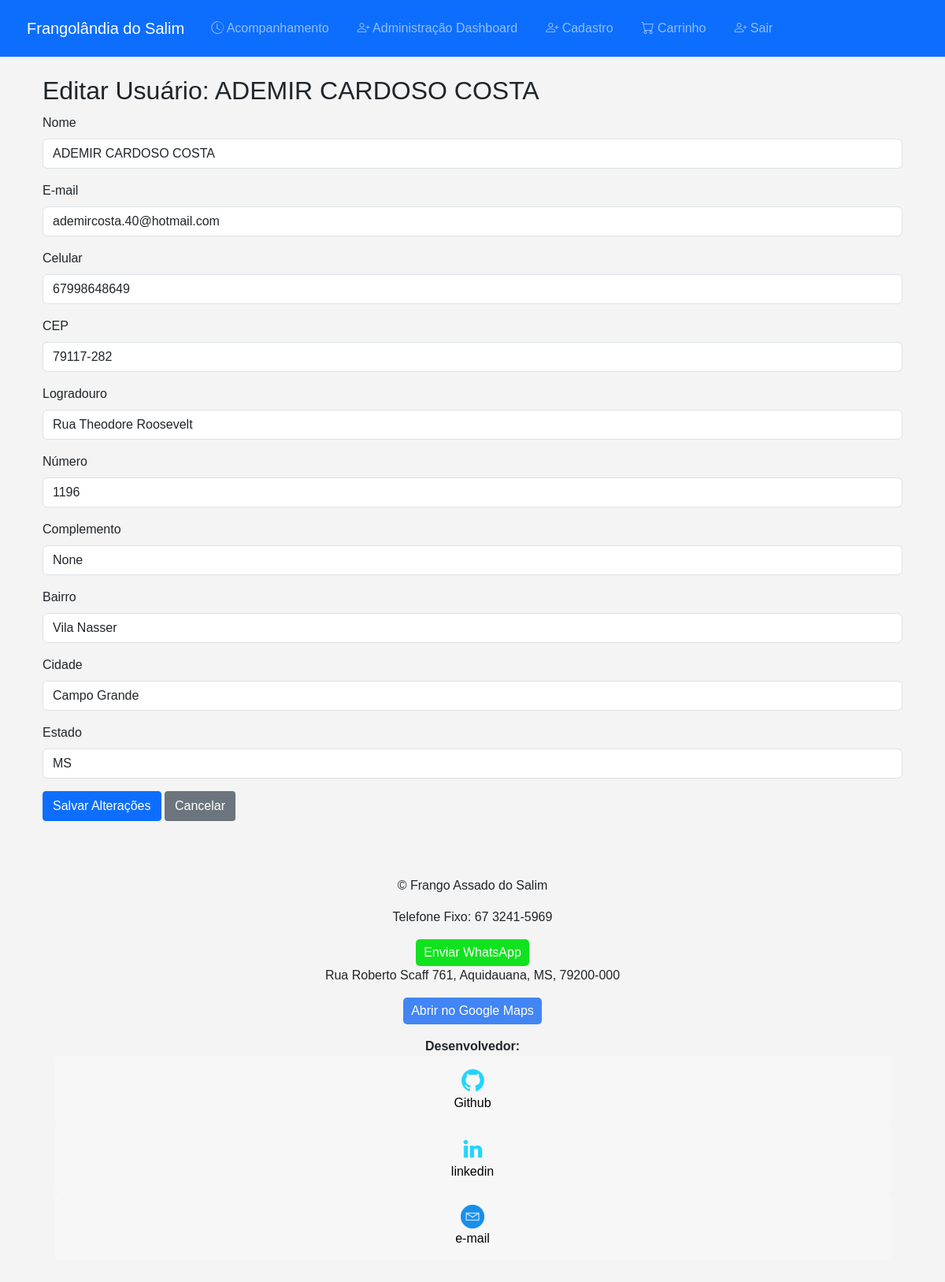
The app's page /editar_usuario/1 (signed in), older data.
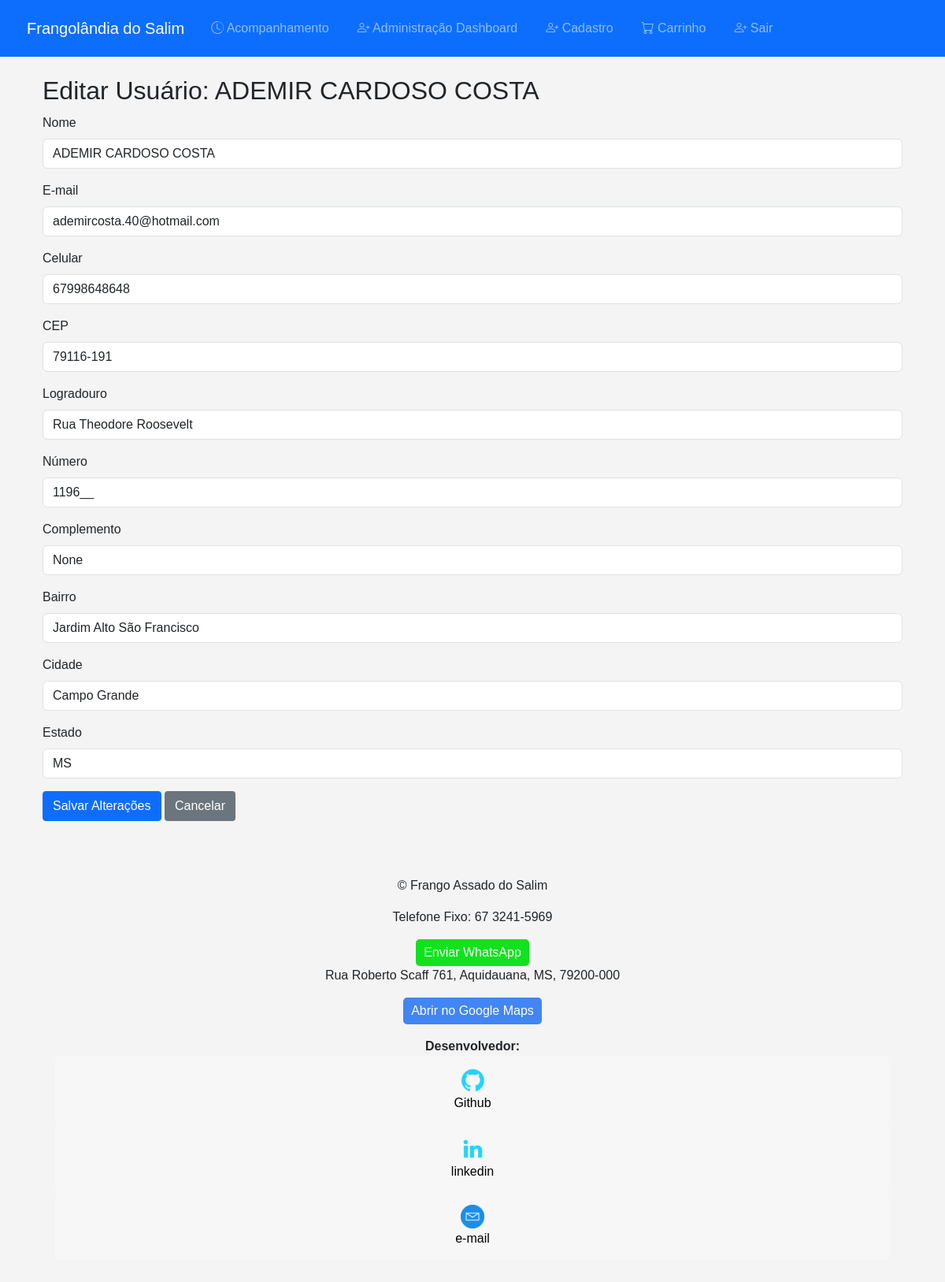
The same page, newer data.
### app.py (models this page shows, shortened)
class Usuario(db.Model, UserMixin):
    id = db.Column(db.Integer, primary_key=True)
    nome = db.Column(db.String(100), nullable=False)
    email = db.Column(db.String(100), unique=True, nullable=False)
    celular = db.Column(db.String(20), unique=True, nullable=False)
    senha_hash = db.Column(db.String(255), nullable=False)
    cep = db.Column(db.String(10), nullable=False)
    logradouro = db.Column(db.String(255), nullable=False)
    numero = db.Column(db.String(20), nullable=False)
    complemento = db.Column(db.String(100))
    bairro = db.Column(db.String(100), nullable=False)
    cidade = db.Column(db.String(100), nullable=False)
    estado = db.Column(db.String(2), nullable=False)
    is_admin = db.Column(db.Boolean, default=False)  # Campo obrigatório
    data_registro = db.Column(db.DateTime, default=datetime.utcnow)  # Data de registro
    ultimo_pedido = db.Column(db.DateTime)  # Data do último pedido
    itens_pedidos = db.Column(db.String(255))  # Itens pedidos (pode ser ajustado para um relacionamento com outra tabela)

### app.py (the view, shortened to what this page needs)
@app.route('/editar_usuario/<int:user_id>', methods=['GET', 'POST'])
@login_required
def editar_usuario(user_id):
    if not current_user.is_admin:
        return redirect(url_for('index'))
    usuario = Usuario.query.get_or_404(user_id)
    return render_template('editar_usuario.html', usuario=usuario)

### app.py (called while the page is built)
@login_manager.user_loader
def load_user(user_id):
    return Usuario.query.get(int(user_id))

@app.context_processor
def inject_datetime():
    cuiaba_tz = pytz.timezone('America/Cuiaba')
    return {
        'datetime': datetime,
        'timedelta': timedelta,
        'now_in_cuiaba': lambda: datetime.now(cuiaba_tz)  # Data atual em Cuiabá
    }

### templates/editar_usuario.html (shortened to what this page needs)
{% extends "base.html" %}
{% block content %}
<head>
    <link href="https://cdn.jsdelivr.net/npm/bootstrap@5.3.0/dist/css/bootstrap.min.css" rel="stylesheet">
    <link rel="stylesheet" href="https://cdn.jsdelivr.net/npm/bootstrap-icons@1.8.1/font/bootstrap-icons.css">
    <link rel="stylesheet" href="{{ url_for('static', filename='style.css') }}">
</head>
<div class="container mt-4">
    <h2>Editar Usuário: {{ usuario.nome }}</h2>
    <form method="POST">
        <div class="mb-3">
            <label class="form-label">Nome</label>
            <input type="text" class="form-control" name="nome" value="{{ usuario.nome }}" required>
        </div>
        <div class="mb-3">
            <label class="form-label">E-mail</label>
            <input type="email" class="form-control" name="email" value="{{ usuario.email }}" required>
        </div>
        <div class="mb-3">
            <label class="form-label">Celular</label>
            <input type="tel" class="form-control" name="celular" value="{{ usuario.celular }}" required>
        </div>
        <div class="mb-3">
            <label class="form-label">CEP</label>
            <input type="text" class="form-control" name="cep" value="{{ usuario.cep }}" required>
        </div>
        <div class="mb-3">
            <label class="form-label">Logradouro</label>
            <input type="text" class="form-control" name="logradouro" value="{{ usuario.logradouro }}" required>
        </div>
        <div class="mb-3">
            <label class="form-label">Número</label>
            <input type="text" class="form-control" name="numero" value="{{ usuario.numero }}" required>
        </div>
        <div class="mb-3">
            <label class="form-label">Complemento</label>
            <input type="text" class="form-control" name="complemento" value="{{ usuario.complemento }}">
        </div>
        <div class="mb-3">
            <label class="form-label">Bairro</label>
            <input type="text" class="form-control" name="bairro" value="{{ usuario.bairro }}" required>
        </div>
        <div class="mb-3">
            <label class="form-label">Cidade</label>
            <input type="text" class="form-control" name="cidade" value="{{ usuario.cidade }}" required>
        </div>
        <div class="mb-3">
            <label class="form-label">Estado</label>
            <input type="text" class="form-control" name="estado" value="{{ usuario.estado }}" required>
        </div>
        <button type="submit" class="btn btn-primary">Salvar Alterações</button>
        <a href="{{ url_for('admin_usuarios') }}" class="btn btn-secondary">Cancelar</a>
    </form>
</div>
{% endblock %}

Row changes from the older to the newer data that the page shows:
changed Usuario "ADEMIR CARDOSO COSTA": celular "67998648649" → "67998648648"; cep "79117-282" → "79116-191"; numero "1196" → "1196__"; bairro "Vila Nasser" → "Jardim Alto São Francisco"
